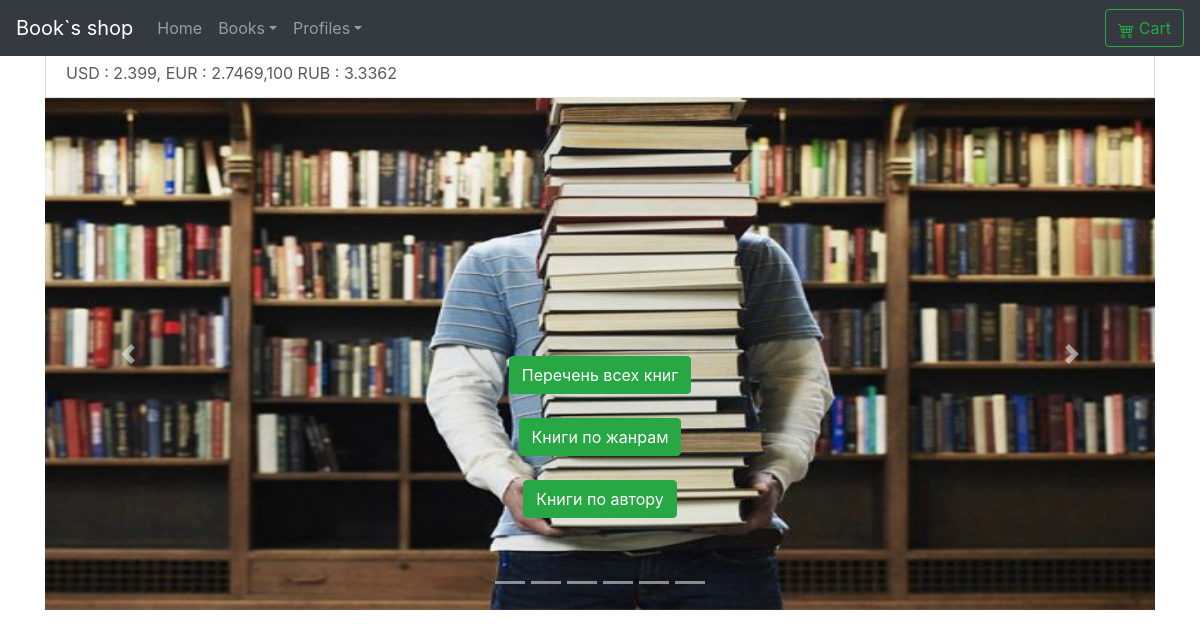
The page / on the database its author committed.
### home_page/models.py (models this page shows)
class CourseData(models.Model):
    create=models.DateField(
        verbose_name="Текущая дата",
    )
    usd=models.FloatField(
        verbose_name='USD',
        blank=True,
        null=True
    )
    eur=models.FloatField(
        verbose_name='EUR',
        blank=True,
        null=True
    )
    rub=models.FloatField(
        verbose_name='RUB',
        blank=True,
        null=True
    )

### books/models.py (models this page shows, shortened)
class Books(models.Model):
    name=models.CharField(
        verbose_name="Имя книги",
        max_length=100
    )
    description = models.TextField(
        verbose_name='Описание книги',
        null=True,
        blank=True
    )
    picture=models.ImageField(
        verbose_name="Фото обложки",
        upload_to="books-pic",
        null=True,
        blank=True,
        default="books-pic/default.jpg"
    )
    price=models.DecimalField(
        verbose_name="Цена",
        max_digits=5,
        decimal_places=2,
        default=00.00
    )
    author=models.ManyToManyField(
        'Author',
        verbose_name="Автор",
        related_name="books_author"
    )
    series=models.ManyToManyField(
        'Series',
        verbose_name="Серия",
        related_name="series_books",
        null=True,
        blank=True,
    )
    genre=models.ManyToManyField(
        'Genre',
        verbose_name="Жанр",
        related_name="genre_books"
    )
    publishing_year=models.PositiveSmallIntegerField (
        verbose_name="Год издания",
        default=2020
    )
    count_page=models.IntegerField(
        verbose_name="Кол-во страниц",
        default=100
    )
    binging=models.ForeignKey(
        'Binging',
        verbose_name="Переплёт",
        on_delete=models.PROTECT,
        default=1
    )
    format_book=models.CharField(
        verbose_name="Формат",
        default="99x99",
        max_length=15
    )
    isbn=models.CharField(
        verbose_name="ISBN",
        default="999-1-88877-6",
        max_length=15
    )
    weight=models.PositiveSmallIntegerField(
        verbose_name="Вес(гр.)",
        default="100"
    )
    age_limit=models.CharField(
        verbose_name="Ограничение по возрасту",
        default="6+",
        max_length=3
    )
    publisher=models.ManyToManyField(
        'Publisher',
        verbose_name="Издательство",
        related_name="publisher_books"
    )
    count_book=models.IntegerField(
        verbose_name="Ко-во книг в наличии",
        default=10
    )
    availability=models.BooleanField(
        verbose_name="Наличие книги",
        default=True
    )
    rating=models.FloatField(
        verbose_name="Рейтинг",
        validators=[MinValueValidator(0), MaxValueValidator(10)],
        default=9
    )
    create=models.DateField(
        verbose_name="Дата внесения в каталог",
        auto_now=False,
        auto_now_add=True
    )
    update=models.DateField(
        verbose_name="Дата последнего изменения",
        auto_now=True,
        auto_now_add=False
    )
    user=models.ForeignKey(
        User,
        on_delete=models.PROTECT,
        default=2
    )

### home_page/views.py (the view, shortened to what this page needs)
# urls.py: path('',Home_page.as_view(),name='home_page'),
class Home_page(ListView):
    model=Books
    template_name='home_page/home_page.html'
    paginate_by=5
    def get_context_data(self, **kwargs):
        context = super().get_context_data(**kwargs)
        cd=datetime.now().date()
        dbcd=CourseData.objects.last()
        if cd==(dbcd.create):
            print("даты равны")
            context['USD']=dbcd.usd
            context['EUR']=dbcd.eur
            context['RUB']=dbcd.rub
        cdn,created=CourseData.objects.get_or_create(
            create=cd,
            usd=context['USD'],
            eur=context['EUR'],
            rub=context['RUB'],
            defaults={
            }
            )
        if created:
            print("запрос выполнент, данные занесены в БД")
        return context

### home_page/templates/home_page/home_page.html (shortened to what this page needs)
{% extends "base.html" %}
{% load crispy_forms_tags %}
    {% block main %}
    <div class="container" >
            <marquee class="list-group-item" behavior="scroll" direction="left">USD : {{USD}}, EUR : {{EUR}},100 RUB : {{RUB}}</marquee>
        <div id="carouselExampleIndicators" class="carousel slide" data-ride="carousel" >
            <ol class="carousel-indicators" >
                {% for object in object_list %}
                <li data-target="#carouselExampleIndicators" data-slide-to="{{object.pk}}" class=""></li>
                {% endfor %}
                <li data-target="#carouselExampleIndicators" data-slide-to="6" class=""></li>
            </ol>
            <div class="carousel-inner" >
                <div class="carousel-item active">
                    <img data-src="holder.js/800x400?auto=yes&amp;bg=666&amp;fg=444&amp;text=Second __s_slide" alt="Second __ss__
                     slide [800x400]" src="/media/home_page_image.jpg" data-holder-rendered="true">
                    <div class="carousel-caption d-none d-md-block">
                        <a href="{% url 'CRUDL_books:list'%}" class="btn btn-success">Перечень всех книг</a><br><br>
                        <a href="{% url 'CRUDL_books:genre_list'%}" class="btn btn-success">Книги по жанрам</a><br><br>
                        <a href="{% url 'CRUDL_books:author_list' %}" class="btn btn-success">Книги по автору</a><br><br>
                    </div>
                </div>
            </div>
            <a class="carousel-control-prev" href="#carouselExampleIndicators" role="button" data-slide="prev">
                <span class="carousel-control-prev-icon" aria-hidden="true"></span>
            </a>
            <a class="carousel-control-next" href="#carouselExampleIndicators" role="button" data-slide="next">
                <span class="carousel-control-next-icon" aria-hidden="true"></span>
            </a>
        </div>
    </div>
{% endblock main %}

### test_hello_word/static/css/carousel.css (style rules this page uses)
body { padding-top: 3rem; padding-bottom: 3rem; color: #5a5a5a; }
.carousel { margin-bottom: 4rem; }
.carousel-caption { bottom: 3rem; z-index: 10; }
.carousel-item { height: 32rem; }
.carousel-item > img { position: absolute; top: 0; left: 0; min-width: 100%; height: 32rem; }

### rows shown on the page
CourseData: usd "2.399", eur "2.7469", rub "3.3362"
